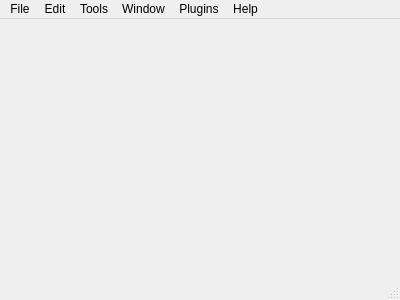
<?xml version="1.0" encoding="UTF-8"?>
<ui version="4.0">
 <class>AppMainWindow</class>
 <widget class="QMainWindow" name="AppMainWindow">
  <property name="geometry">
   <rect>
    <x>0</x>
    <y>0</y>
    <width>400</width>
    <height>300</height>
   </rect>
  </property>
  <property name="windowTitle">
   <string>AppMainWindow</string>
  </property>
  <widget class="QWidget" name="centralWidget">
   <layout class="QVBoxLayout" name="verticalLayout">
    <item>
     <widget class="PluginListWidget" name="plw_plugins" native="true"/>
    </item>
   </layout>
  </widget>
  <widget class="QMenuBar" name="qmb_main">
   <property name="geometry">
    <rect>
     <x>0</x>
     <y>0</y>
     <width>400</width>
     <height>21</height>
    </rect>
   </property>
   <widget class="QMenu" name="menuFile">
    <property name="title">
     <string>File</string>
    </property>
   </widget>
   <widget class="QMenu" name="menuEdit">
    <property name="title">
     <string>Edit</string>
    </property>
   </widget>
   <widget class="QMenu" name="menuTools">
    <property name="title">
     <string>Tools</string>
    </property>
   </widget>
   <widget class="QMenu" name="menuWindow">
    <property name="title">
     <string>Window</string>
    </property>
   </widget>
   <widget class="QMenu" name="menuPlugins">
    <property name="title">
     <string>Plugins</string>
    </property>
    <addaction name="qa_load_unload"/>
   </widget>
   <widget class="QMenu" name="menuHelp">
    <property name="title">
     <string>Help</string>
    </property>
   </widget>
   <addaction name="menuFile"/>
   <addaction name="menuEdit"/>
   <addaction name="menuTools"/>
   <addaction name="menuWindow"/>
   <addaction name="menuPlugins"/>
   <addaction name="menuHelp"/>
  </widget>
  <widget class="QStatusBar" name="statusBar"/>
  <action name="qa_load_unload">
   <property name="text">
    <string>Load / Unload</string>
   </property>
  </action>
 </widget>
 <layoutdefault spacing="6" margin="11"/>
 <customwidgets>
  <customwidget>
   <class>PluginListWidget</class>
   <extends>QWidget</extends>
   <header>PluginListWidget.h</header>
   <container>1</container>
  </customwidget>
 </customwidgets>
 <resources/>
 <connections/>
</ui>
